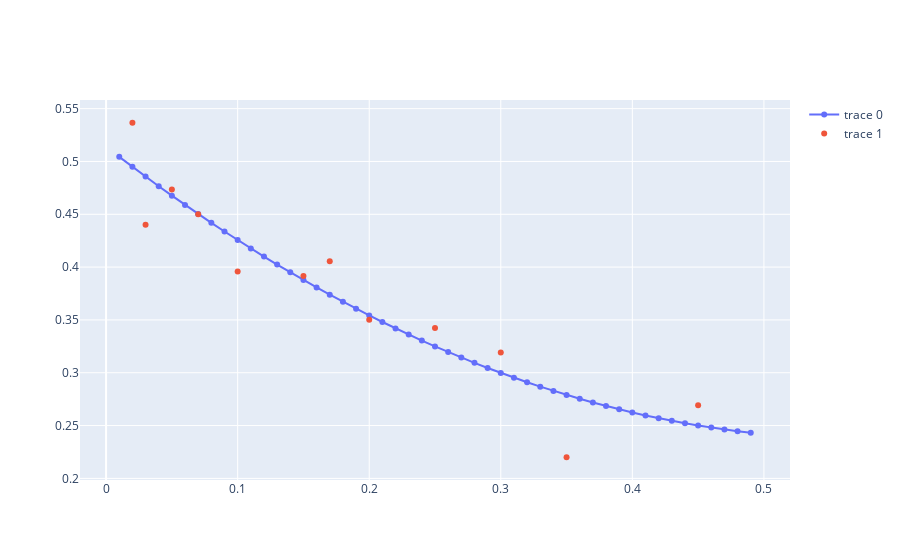

Notebook source saved alongside this figure:
### Code cell
import plotly.graph_objects as go

y_pred=pipe.predict(X)

y_pred
Xx = pd.DataFrame(np.arange(0.01, 0.5, 0.01))
yy = pd.DataFrame(pipe.predict(Xx[[0]]))
yy.index = Xx[0]
fig = go.Figure()
fig.add_trace(go.Scatter(x=yy.index, y=yy[0],
                        mode='lines+markers'
                        )
)
fig.add_trace(go.Scatter(x = d_eff.index, y=d_eff['eff'],  mode= 'markers'))
fig.show()
print(mse(y, y_pred))

### Figure 1 — Plotly figure (JSON) as saved in the notebook; plotly's stock layout.template omitted (floating-point values rounded to 4 significant figures)
{"data": [{"mode": "lines+markers", "type": "scatter", "x": [0.01, 0.02, 0.03, 0.04, 0.05, 0.06, 0.07, 0.08, 0.09, 0.1, 0.11, 0.12, 0.13, 0.14, 0.15, 0.16, 0.17, 0.18, 0.19, 0.2, 0.21, 0.22, 0.23, 0.24, 0.25, 0.26, 0.27, 0.28, 0.29, 0.3, 0.31, 0.32, 0.33, 0.34, 0.35, 0.36, 0.37, 0.38, 0.39, 0.4, 0.41, 0.42, 0.43, 0.44, 0.45, 0.46, 0.47, 0.48, 0.49], "y": [0.5044, 0.4949, 0.4857, 0.4766, 0.4677, 0.4589, 0.4503, 0.4419, 0.4337, 0.4256, 0.4177, 0.41, 0.4024, 0.395, 0.3878, 0.3807, 0.3739, 0.3671, 0.3606, 0.3542, 0.348, 0.342, 0.3361, 0.3304, 0.3249, 0.3196, 0.3144, 0.3094, 0.3045, 0.2998, 0.2953, 0.291, 0.2868, 0.2828, 0.279, 0.2753, 0.2719, 0.2685, 0.2654, 0.2624, 0.2596, 0.257, 0.2545, 0.2522, 0.2501, 0.2481, 0.2463, 0.2447, 0.2433]}, {"mode": "markers", "type": "scatter", "x": [0.02, 0.03, 0.05, 0.07, 0.1, 0.15, 0.17, 0.2, 0.25, 0.3, 0.35, 0.45], "y": [0.5367, 0.44, 0.4734, 0.4502, 0.3957, 0.3916, 0.4055, 0.3501, 0.3424, 0.3192, 0.22, 0.2692]}], "layout": {}}
